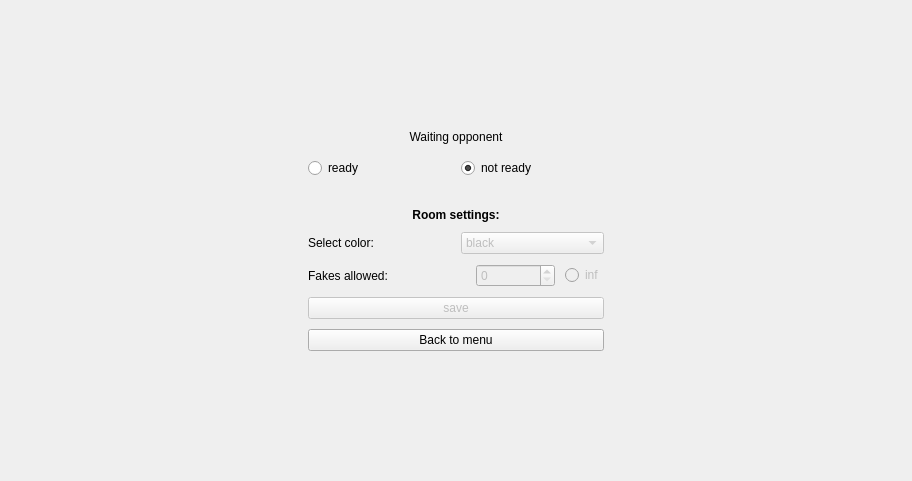
<?xml version="1.0" encoding="UTF-8"?>
<ui version="4.0">
 <class>GameConfirmationWidget</class>
 <widget class="QWidget" name="GameConfirmationWidget">
  <property name="geometry">
   <rect>
    <x>0</x>
    <y>0</y>
    <width>912</width>
    <height>481</height>
   </rect>
  </property>
  <property name="windowTitle">
   <string>GameConfirmationWidget</string>
  </property>
  <layout class="QGridLayout" name="gridLayout">
   <property name="spacing">
    <number>10</number>
   </property>
   <item row="7" column="1">
    <layout class="QHBoxLayout" name="horizontalLayout_3" stretch="1,1">
     <item>
      <widget class="QLabel" name="label_5">
       <property name="text">
        <string>Select color:</string>
       </property>
      </widget>
     </item>
     <item>
      <widget class="QComboBox" name="colorComboBox">
       <property name="enabled">
        <bool>false</bool>
       </property>
       <item>
        <property name="text">
         <string>black</string>
        </property>
       </item>
       <item>
        <property name="text">
         <string>white</string>
        </property>
       </item>
       <item>
        <property name="text">
         <string>random</string>
        </property>
       </item>
      </widget>
     </item>
    </layout>
   </item>
   <item row="1" column="1">
    <widget class="QLabel" name="opponentStatusLabel">
     <property name="text">
      <string>Waiting opponent</string>
     </property>
     <property name="alignment">
      <set>Qt::AlignCenter</set>
     </property>
    </widget>
   </item>
   <item row="5" column="1">
    <spacer name="horizontalSpacer">
     <property name="orientation">
      <enum>Qt::Horizontal</enum>
     </property>
     <property name="sizeHint" stdset="0">
      <size>
       <width>40</width>
       <height>20</height>
      </size>
     </property>
    </spacer>
   </item>
   <item row="6" column="1">
    <widget class="QLabel" name="label_4">
     <property name="font">
      <font>
       <weight>75</weight>
       <bold>true</bold>
      </font>
     </property>
     <property name="text">
      <string>Room settings:</string>
     </property>
     <property name="alignment">
      <set>Qt::AlignCenter</set>
     </property>
    </widget>
   </item>
   <item row="15" column="1">
    <spacer name="verticalSpacer_2">
     <property name="orientation">
      <enum>Qt::Vertical</enum>
     </property>
     <property name="sizeHint" stdset="0">
      <size>
       <width>20</width>
       <height>40</height>
      </size>
     </property>
    </spacer>
   </item>
   <item row="5" column="0">
    <spacer name="horizontalSpacer_2">
     <property name="orientation">
      <enum>Qt::Horizontal</enum>
     </property>
     <property name="sizeHint" stdset="0">
      <size>
       <width>40</width>
       <height>20</height>
      </size>
     </property>
    </spacer>
   </item>
   <item row="5" column="2">
    <spacer name="horizontalSpacer_3">
     <property name="orientation">
      <enum>Qt::Horizontal</enum>
     </property>
     <property name="sizeHint" stdset="0">
      <size>
       <width>40</width>
       <height>20</height>
      </size>
     </property>
    </spacer>
   </item>
   <item row="0" column="1">
    <spacer name="verticalSpacer">
     <property name="orientation">
      <enum>Qt::Vertical</enum>
     </property>
     <property name="sizeHint" stdset="0">
      <size>
       <width>20</width>
       <height>40</height>
      </size>
     </property>
    </spacer>
   </item>
   <item row="2" column="1">
    <layout class="QHBoxLayout" name="horizontalLayout_4">
     <property name="topMargin">
      <number>4</number>
     </property>
     <item>
      <widget class="QRadioButton" name="readyRadioButton">
       <property name="text">
        <string>ready</string>
       </property>
      </widget>
     </item>
     <item>
      <widget class="QRadioButton" name="notReadyRadioButton">
       <property name="text">
        <string>not ready</string>
       </property>
       <property name="checked">
        <bool>true</bool>
       </property>
      </widget>
     </item>
    </layout>
   </item>
   <item row="12" column="1" rowspan="2">
    <layout class="QHBoxLayout" name="horizontalLayout_2">
     <property name="bottomMargin">
      <number>0</number>
     </property>
     <item>
      <widget class="QPushButton" name="saveButton">
       <property name="enabled">
        <bool>false</bool>
       </property>
       <property name="sizePolicy">
        <sizepolicy hsizetype="Minimum" vsizetype="Fixed">
         <horstretch>0</horstretch>
         <verstretch>0</verstretch>
        </sizepolicy>
       </property>
       <property name="text">
        <string>save</string>
       </property>
      </widget>
     </item>
    </layout>
   </item>
   <item row="8" column="1">
    <layout class="QHBoxLayout" name="horizontalLayout" stretch="2,1,0">
     <item>
      <widget class="QLabel" name="label_3">
       <property name="text">
        <string>Fakes allowed:</string>
       </property>
      </widget>
     </item>
     <item>
      <widget class="QSpinBox" name="fakesCountSpinBox">
       <property name="enabled">
        <bool>false</bool>
       </property>
      </widget>
     </item>
     <item>
      <widget class="QRadioButton" name="infRadioButton">
       <property name="enabled">
        <bool>false</bool>
       </property>
       <property name="text">
        <string>inf</string>
       </property>
      </widget>
     </item>
    </layout>
   </item>
   <item row="14" column="1">
    <widget class="QPushButton" name="backToMenuBtn">
     <property name="sizePolicy">
      <sizepolicy hsizetype="Minimum" vsizetype="Fixed">
       <horstretch>0</horstretch>
       <verstretch>0</verstretch>
      </sizepolicy>
     </property>
     <property name="text">
      <string>Back to menu</string>
     </property>
    </widget>
   </item>
  </layout>
 </widget>
 <resources/>
 <connections/>
</ui>
